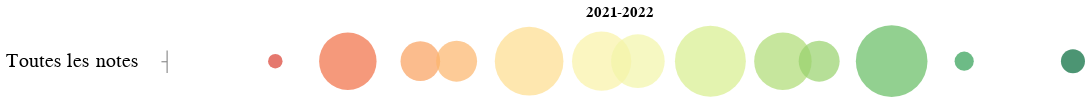

Here is the notebook cell this chart was saved with:
### Markdown cell above
# Des notes

### Code cell
overall = notation_saison.groupby(['Note_num', 'Note_txt']).agg({"Joueur": "count", "sort": "max"}).reset_index()

alt.Chart(overall).mark_circle().encode(
    x=alt.X(
        'Note_num:Q',
        title='Note',
        axis=None
    ),
    y=alt.datum("Toutes les notes"),
    color=alt.Color(
        'Note_num:Q', 
        legend=None, 
        scale=alt.Scale(domain=[0.0,5.0], scheme="redyellowgreen")
    ),
    size=alt.Size(
        "Joueur:Q",
        legend=None,
        scale=alt.Scale(domain=[0.0, overall["Joueur"].max()], range=[0.0, 4000.0])
    ),
    tooltip=[alt.Tooltip("Note_txt:N", title="Note"), alt.Tooltip("Joueur:N", title="# Attributions")]
).properties(
    title='2021-2022',
    width=800
).configure_axis(
    grid=False
).configure_view(
    strokeWidth=0
).configure_axisY(
    labelPadding=20, 
    labelFontSize=18,
    grid=False,
)

### Figure 1 — Vega-Lite specification as saved in the notebook (floating-point values rounded to 4 significant figures)
{"config": {"view": {"continuousWidth": 400, "continuousHeight": 300, "strokeWidth": 0}, "axis": {"grid": false}, "axisY": {"grid": false, "labelFontSize": 18, "labelPadding": 20}}, "data": {"name": "data-4d7a14b2f994413dd6e606fe51441a61"}, "mark": "circle", "encoding": {"color": {"field": "Note_num", "legend": null, "scale": {"domain": [0.0, 5.0], "scheme": "redyellowgreen"}, "type": "quantitative"}, "size": {"field": "Joueur", "legend": null, "scale": {"domain": [0.0, 98.0], "range": [0.0, 4000.0]}, "type": "quantitative"}, "tooltip": [{"field": "Note_txt", "title": "Note", "type": "nominal"}, {"field": "Joueur", "title": "# Attributions", "type": "nominal"}], "x": {"axis": null, "field": "Note_num", "title": "Note", "type": "quantitative"}, "y": {"datum": "Toutes les notes"}}, "title": "2021-2022", "width": 800, "$schema": "https://vega.github.io/schema/vega-lite/v4.17.0.json", "datasets": {"data-4d7a14b2f994413dd6e606fe51441a61": [{"Note_num": 0.6, "Note_txt": "1-", "Joueur": 4, "sort": 20220515}, {"Note_num": 1.0, "Note_txt": "1", "Joueur": 63, "sort": 20220515}, {"Note_num": 1.4, "Note_txt": "1+", "Joueur": 30, "sort": 20220515}, {"Note_num": 1.6, "Note_txt": "2-", "Joueur": 32, "sort": 20220502}, {"Note_num": 2.0, "Note_txt": "2", "Joueur": 90, "sort": 20220515}, {"Note_num": 2.4, "Note_txt": "2+", "Joueur": 67, "sort": 20220502}, {"Note_num": 2.6, "Note_txt": "3-", "Joueur": 55, "sort": 20220522}, {"Note_num": 3.0, "Note_txt": "3", "Joueur": 96, "sort": 20220522}, {"Note_num": 3.4, "Note_txt": "3+", "Joueur": 63, "sort": 20220522}, {"Note_num": 3.6, "Note_txt": "4-", "Joueur": 32, "sort": 20220522}, {"Note_num": 4.0, "Note_txt": "4", "Joueur": 98, "sort": 20220522}, {"Note_num": 4.4, "Note_txt": "4+", "Joueur": 7, "sort": 20220318}, {"Note_num": 5.0, "Note_txt": "5", "Joueur": 11, "sort": 20220522}]}}
